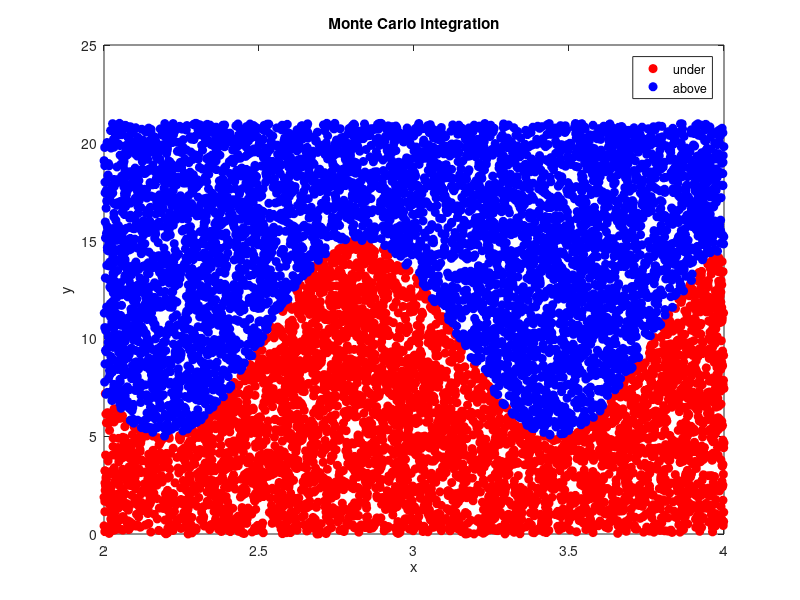

Reproduce this figure in MATLAB.
% Monte Carlo Integration
clc, clearvars, close all, format compact

% Equation to integrate over
f = @(x) 10 + 5*sin(5*x);

% Parameters
N = 10000;  % number of points to generate randomly
a = 2;  % lower x limit
b = 4;  % upper x limit
M = 1.4*max(f(linspace(a,b)));  % upper y limit

% Generate dots
for i = 1:N

    % generate random values
    x_val = rand(1)*(b-a) + a;
    y_val = rand(1)*M;

    % compare random against the curve
    fx = f(x_val);

    % logic statement
    if y_val < fx
        under(i, 1) = x_val;
        under(i, 2) = y_val;
    else
        above(i, 1) = x_val;
        above(i, 2) = y_val;
    end
end

% Filter out zeros
under2(:,1) = nonzeros(under(:,1));
under2(:,2) = nonzeros(under(:,2));
above2(:,1) = nonzeros(above(:,1));
above2(:,2) = nonzeros(above(:,2));

% Plotting
plot(under2(:,1), under2(:,2), 'ro', 'MarkerFaceColor', 'r')
hold on
plot(above2(:,1), above2(:,2), 'bo', 'MarkerFaceColor', 'b')
title("Monte Carlo Integration"), xlabel("x"), ylabel("y")
legend("under", "above")

% Integral calculation
monte_carlo_calc = length(under2) / N * (M*(b-a))
matlab_integral = integral(f,a,b)
percent_error = abs(monte_carlo_calc - matlab_integral) / matlab_integral * 100
